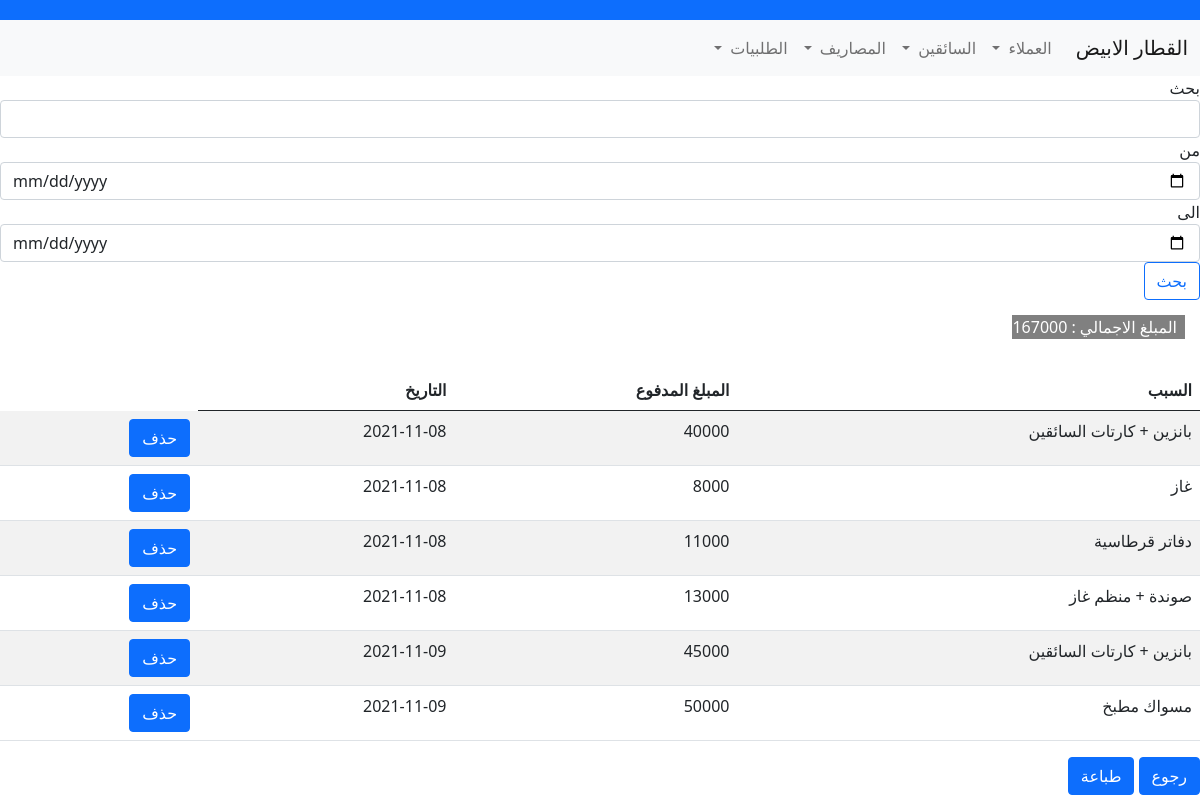
Before: /masrf with the older database file.
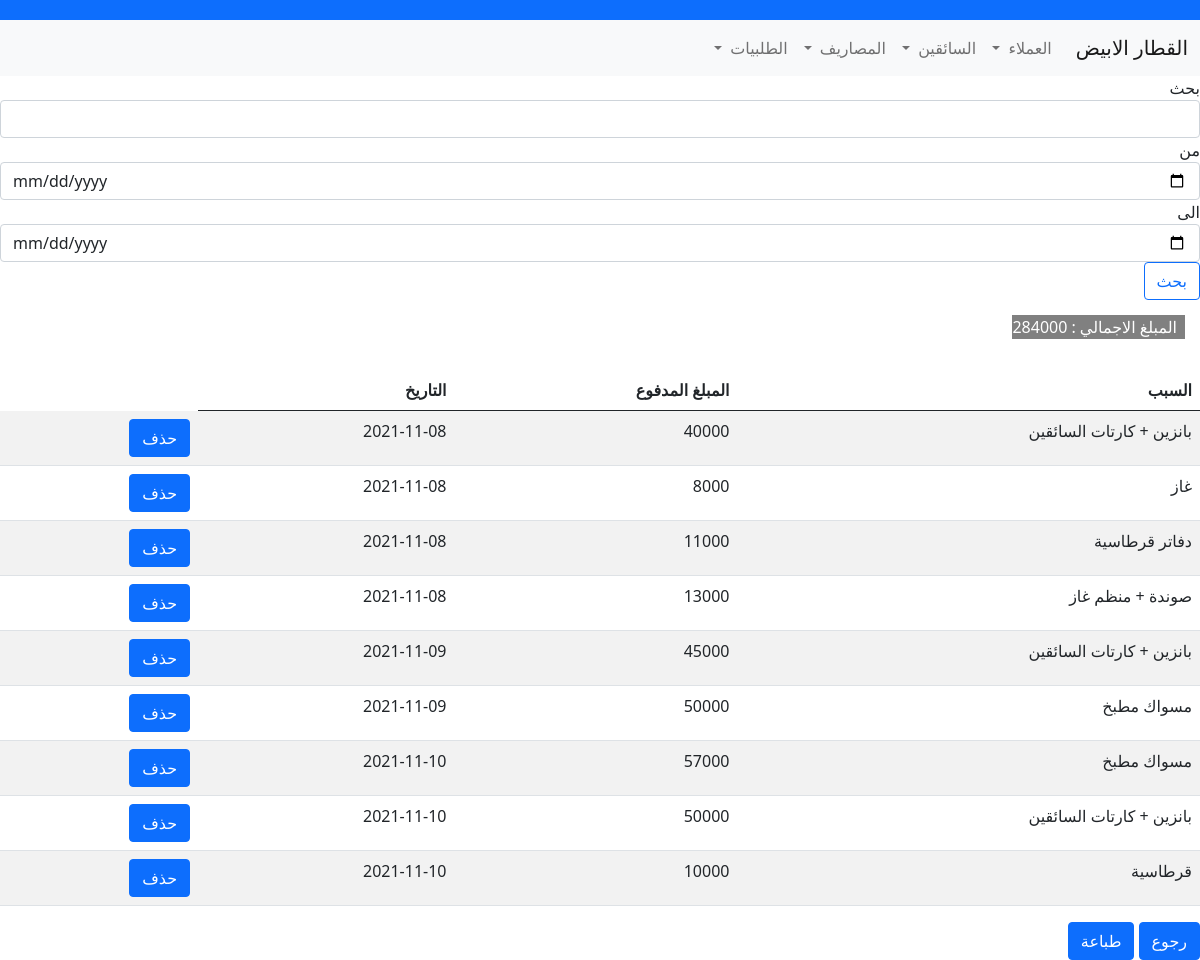
After: the same page with the newer database file.
### models.py (models this page shows, shortened)
class Masareef(db.Model):
    __tablename__ = "Masareef"
    id = Column(Integer, primary_key=True)
    reason = Column(String)
    amount = Column(Integer)
    date = Column(String)

### app.py (the view)
@app.route('/masrf', methods=['GET'])
def masrf():
    query = Masareef.query.all()
    form = Search()
    num = 0
    for ll in query:
        num += ll.amount
    return render_template('masrf.html', query=query, form=form, num=num)

### forms.py
class Search(FlaskForm):
    search = StringField('search')

### templates/masrf.html (shortened to what this page needs)
{% extends "base.html" %}
{% block content %}
<nav class="navbar navbar-expand-lg navbar-light bg-light">
  <div class="container-fluid">
    <a class="navbar-brand" href="/main">القطار الابيض</a>
    <div class="collapse navbar-collapse" id="navbarSupportedContent">
      <ul class="navbar-nav me-auto mb-2 mb-lg-0">
        <li class="nav-item dropdown">
          <a class="nav-link dropdown-toggle" href="#" id="navbarDropdown" role="button" data-bs-toggle="dropdown" aria-expanded="false">
            العملاء
          </a>
        </li>
        <li class="nav-item dropdown">
          <a class="nav-link dropdown-toggle" href="#" id="navbarDropdown" role="button" data-bs-toggle="dropdown" aria-expanded="false">
            السائقين
          </a>
        </li>
        <li class="nav-item dropdown">
          <a class="nav-link dropdown-toggle" href="#" id="navbarDropdown" role="button" data-bs-toggle="dropdown" aria-expanded="false">
            المصاريف
          </a>
        </li>
        <li class="nav-item dropdown">
          <a class="nav-link dropdown-toggle" href="#" id="navbarDropdown" role="button" data-bs-toggle="dropdown" aria-expanded="false">
            الطلبيات
          </a>
        </li>
      </ul>
    </div>
  </div>
</nav>
<form method="post" class="form">
<div class="form-group">
            <label name="query" >بحث</label>
              {{ form.search(class_ = 'form-control', autofocus = true) }}
 </label > من </label>
    <input type="date" name="h1"class="form-control">
    <label>الى </label>
        <input type="date" name="h2"class="form-control">
    </div>
  <input type="submit" value="بحث" class="btn btn-outline-primary">
</form>
<div class="input-group input-group-sm mb-3" style="padding: 15px;">
 <label style="background-color: gray; color:white; padding-right: 8px;"> المبلغ الاجمالي : </label>
     <label style="background-color: gray; color:white;padding-right: 5px;"> {{ num }} </label>
</div>
  <table id="data" class="table table-striped">
    <thead>
      <tr>
        <th>السبب</th>
        <th>المبلغ المدفوع</th>
        <th>التاريخ</th>
      </tr>
    </thead>
    <tbody>
      {% for record in query %}
        <tr>
          <td>{{ record.reason }}</td>
          <td>{{ record.amount }}</td>
          <td>{{ record.date }}</td>
          <td> <form method="post" action="/delete-masrf">
              <button type="submit" class="btn btn-primary">حذف</button>
          </form>
          </td>
        </tr>
      {% endfor %}
    </tbody>
  </table>
<a href="/main" class="btn btn-primary">رجوع</a>
    <button class="btn btn-primary" onclick="display()">طباعة</button>
{% endblock %}

### templates/base.html (shortened to what this page needs)
<!DOCTYPE html>
<html lang="ar" dir="rtl">
<head>
    <link rel="stylesheet" href="https://cdn.jsdelivr.net/npm/bootstrap@5.0.2/dist/css/bootstrap.rtl.min.css">
</head>
<body>
<nav class="navbar navbar-dark bg-primary" style="padding: 10px"></nav>
{% block content %}{% endblock %}
</body>
</html>

Changed rows visible on the page:
added Masareef: reason "مسواك مطبخ", amount "57000", date "2021-11-10"
added Masareef: reason "بانزين + كارتات السائقين", amount "50000", date "2021-11-10"
added Masareef: reason "قرطاسية", amount "10000", date "2021-11-10"
Other visible differences:
{{ num }}: "167000" → "284000"
